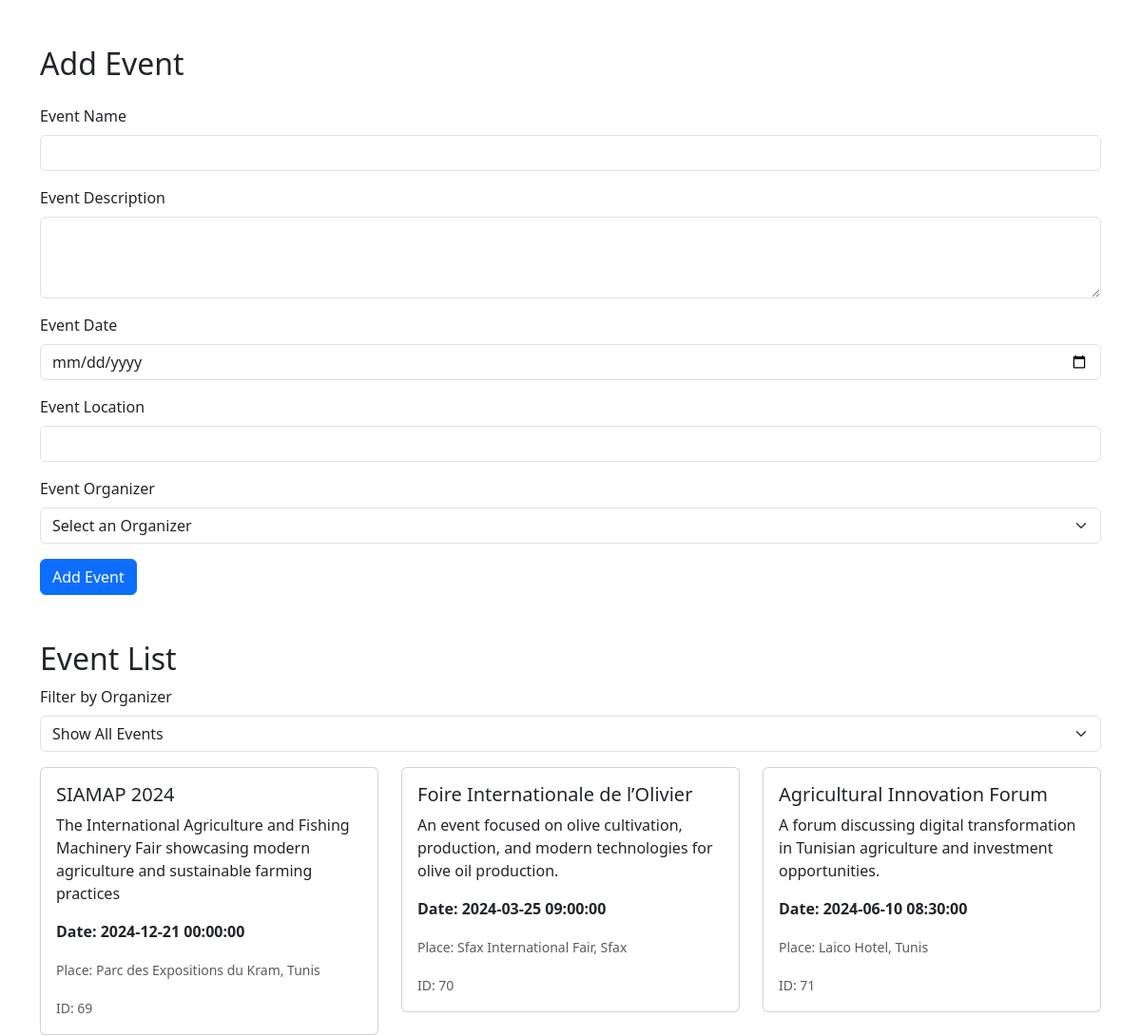
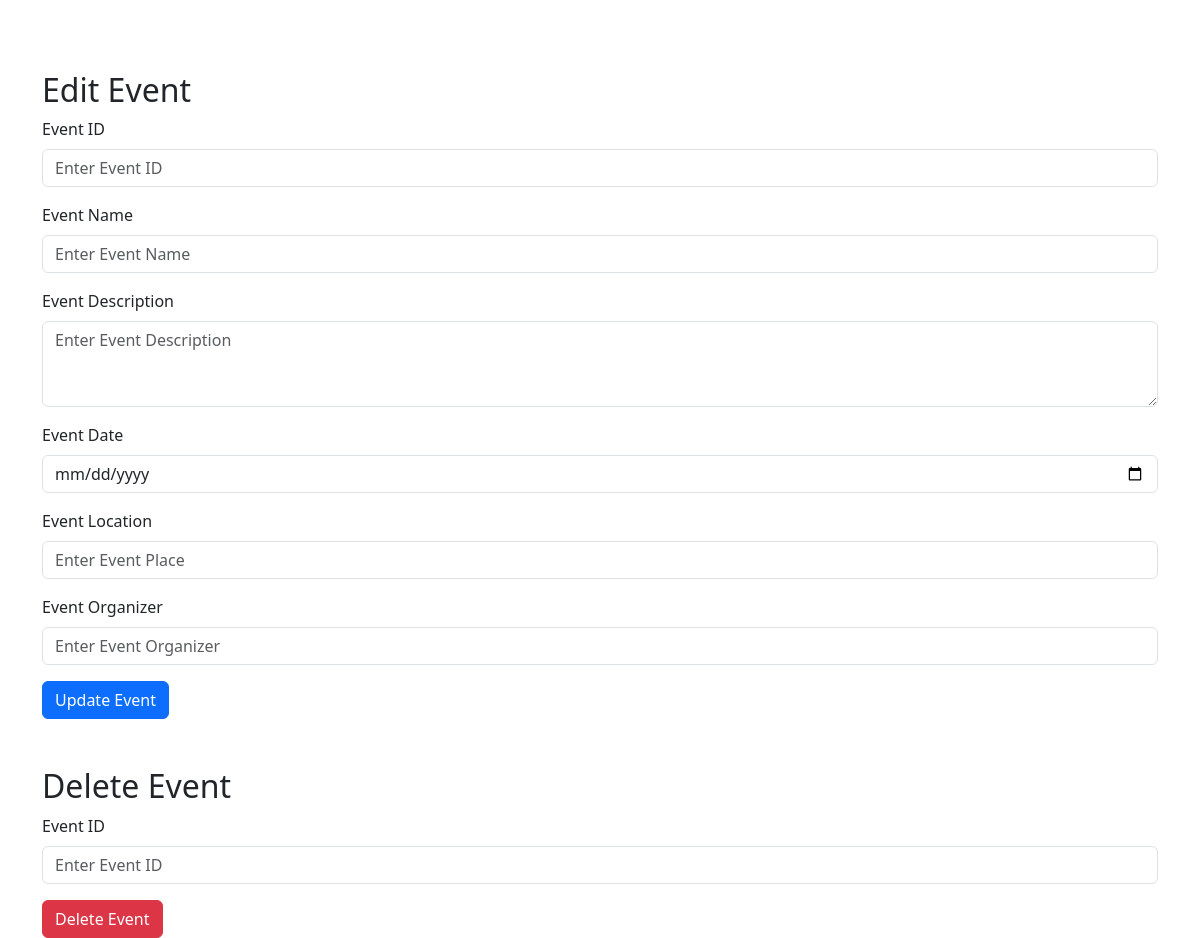
The app's page /view/backOffice/events/event.php with its own data (2 pictures, top to bottom).
### tables this page shows
CREATE TABLE `events` (
  `Event_id` int(11) NOT NULL,
  `Event_name` varchar(128) NOT NULL,
  `Event_description` varchar(512) NOT NULL,
  `Event_date` datetime NOT NULL,
  `Event_location` varchar(512) NOT NULL,
  `Event_organizer` int(11) NOT NULL
);

### Controller/eventController.php (called while the page is built, shortened)
<?php
class eventsController {
    public function getEvents() {
        $sql = "SELECT * FROM events";
        $db = config::getConnexion();
        try {
            $list = $db->query($sql);
            return $list;
        } catch(Exception $err) {
            echo $err->getMessage();
            return [];
        }
    }
    }
?>

### view/backOffice/events/event.php (the view, shortened to what this page needs)
<?php
include '../../../Controller/eventController.php';
?>
<!DOCTYPE html>
<html lang="en">
<head>
    <link href="https://cdn.jsdelivr.net/npm/bootstrap@5.3.0/dist/css/bootstrap.min.css" rel="stylesheet">
</head>
<body>
<div class="container mt-5">
    <h2 class="mb-4">Add Event</h2>
    <form id="addEventForm" action="event.php" method="post">
        <div class="mb-3">
            <label for="eventName" class="form-label">Event Name</label>
            <input type="text" class="form-control" id="eventName" name="event_name" >
        </div>
        <div class="mb-3">
            <label for="eventDescription" class="form-label">Event Description</label>
            <textarea class="form-control" id="eventDescription" name="event_description" rows="3" ></textarea>
        </div>
        <div class="mb-3">
            <label for="eventDate" class="form-label">Event Date</label>
            <input type="date" class="form-control" id="eventDate" name="event_date">
        </div>
        <div class="mb-3">
            <label for="eventLocation" class="form-label">Event Location</label>
            <input type="text" class="form-control" id="eventLocation" name="event_location" >
        </div>
        <div class="mb-3">
    <label for="eventOrganizer" class="form-label">Event Organizer</label>
    <select class="form-select" id="eventOrganizer" name="Event_organizer" >
        <option value="" disabled selected>Select an Organizer</option>
    </select>
</div>
        <button type="submit" class="btn btn-primary">Add Event</button>
    </form>
</div>
<div class="container mt-5">
    <h2>Event List</h2>
    <form id="filterForm" action="" method="get">
        <div class="mb-3">
            <label for="organizerFilter" class="form-label">Filter by Organizer</label>
            <select id="organizerFilter" name="organizer_id" class="form-select" onchange="document.getElementById('filterForm').submit();">
                <option value="">Show All Events</option>
            </select>
        </div>
    </form>
    <?php
    $eventsController = new eventsController();
    if (isset($_GET['organizer_id']) && !empty($_GET['organizer_id'])) {
        $organizerId = (int)$_GET['organizer_id'];
        $events = $eventsController->getEventsByOrganizer($organizerId);
    } else {
        $events = $eventsController->getEvents();
    }
    if ($events && $events->rowCount() > 0) {
        echo "<div class='row'>";
        while ($event = $events->fetch(PDO::FETCH_ASSOC)) {
            echo "<div class='col-md-4 mb-4'>";
            echo "<div class='card'>";
            echo "<div class='card-body'>";
            echo "<h5 class='card-title'>" . htmlspecialchars($event['Event_name']) . "</h5>";
            echo "<p class='card-text'>" . htmlspecialchars($event['Event_description']) . "</p>";
            echo "<p class='card-text'><strong>Date: " . htmlspecialchars($event['Event_date']) . "</strong></p>";
            echo "<p class='card-text'><small class='text-muted'>Place: " . htmlspecialchars($event['Event_location']) . "</small></p>";
            echo "<p class='card-text'><small class='text-muted'>ID: " . htmlspecialchars($event['Event_id']) . "</small></p>";
            echo "</div>";
            echo "</div>";
            echo "</div>";
        }
        echo "</div>";
    } else {
        echo "<p>No events found.</p>";
    }
    ?>
</div>
<div class="container mt-5">
    <h2>Edit Event</h2>
    <form action="event.php" method="post">
        <div class="mb-3">
            <label for="eventId" class="form-label">Event ID</label>
            <input type="number" class="form-control" id="eventId" name="event_id" placeholder="Enter Event ID" >
        </div>
        <div class="mb-3">
            <label for="eventName" class="form-label">Event Name</label>
            <input type="text" class="form-control" id="eventName" name="event_name" placeholder="Enter Event Name">
        </div>
        <div class="mb-3">
            <label for="eventDescription" class="form-label">Event Description</label>
            <textarea class="form-control" id="eventDescription" name="event_description" rows="3" placeholder="Enter Event Description"></textarea>
        </div>
        <div class="mb-3">
            <label for="eventDate" class="form-label">Event Date</label>
            <input type="date" class="form-control" id="eventDate" name="event_date" placeholder="Enter Event Date">
        </div>
        <div class="mb-3">
            <label for="eventLocation" class="form-label">Event Location</label>
            <input type="text" class="form-control" id="eventLocation" name="event_location" placeholder="Enter Event Place">
        </div>
        <div class="mb-3">
            <label for="eventOrganizer" class="form-label">Event Organizer</label>
            <input type="text" class="form-control" id="eventOrganizer" name="Event_organizer" placeholder="Enter Event Organizer">
        </div>
        <button type="submit" class="btn btn-primary">Update Event</button>
    </form>
</div>
<div class="container mt-5">
    <h2>Delete Event</h2>
    <form action="event.php" method="post">
        <div class="mb-3">
            <label for="deleteEventId" class="form-label">Event ID</label>
            <input type="number" class="form-control" id="deleteEventId" name="delete_event_id" placeholder="Enter Event ID" required>
        </div>
        <button type="submit" class="btn btn-danger">Delete Event</button>
    </form>
</div>
</body>
</html>

### records on screen
events: Event_name "SIAMAP 2024", Event_description "The International Agriculture and Fishing Machinery Fair showcasing modern agriculture and sustainable farming practices", Event_date "2024-12-21 00:00:00", Event_location "Parc des Expositions du Kram, Tunis", Event_id "69"
events: Event_name "Foire Internationale de l’Olivier", Event_description "An event focused on olive cultivation, production, and modern technologies for olive oil production.", Event_date "2024-03-25 09:00:00", Event_location "Sfax International Fair, Sfax", Event_id "70"
events: Event_name "Agricultural Innovation Forum", Event_description "A forum discussing digital transformation in Tunisian agriculture and investment opportunities.", Event_date "2024-06-10 08:30:00", Event_location "Laico Hotel, Tunis", Event_id "71"
